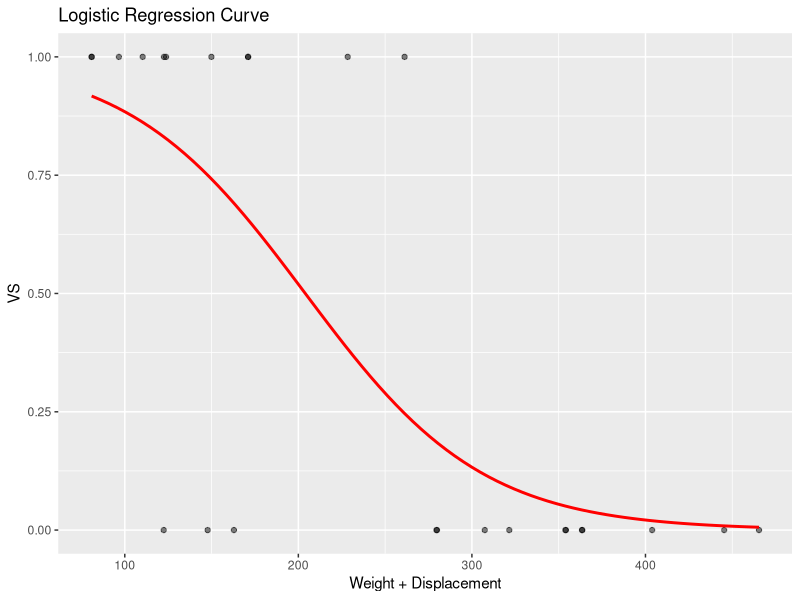

The R source for this figure:
library(tidyverse)
library(ROCR)
library(caTools)
library(ggplot2)


split <- sample.split(mtcars$vs, SplitRatio = 0.8) 
train <- subset(mtcars, split == TRUE)  
test <- subset(mtcars, split == FALSE)  
logistic_model <- glm(vs ~ wt + disp, data = train, family = binomial)
summary(logistic_model)

predict_reg <- predict(logistic_model, test)

predict_reg <- ifelse(predict_reg > 0.5, 1, 0)

missing_classerr <- mean(predict_reg != test$vs)
print(paste("Classification Error = ", missing_classerr))
print(paste("Accuracy = ", (1 - missing_classerr)))

ggplot(train, aes(x = wt + disp, y = vs)) + 
  geom_point(alpha = .5) +
  stat_smooth(method = "glm", se = FALSE, method.args = list(family = binomial), col = "red") +
  labs(title = "Logistic Regression Curve", x = "Weight + Displacement", y = "VS")
